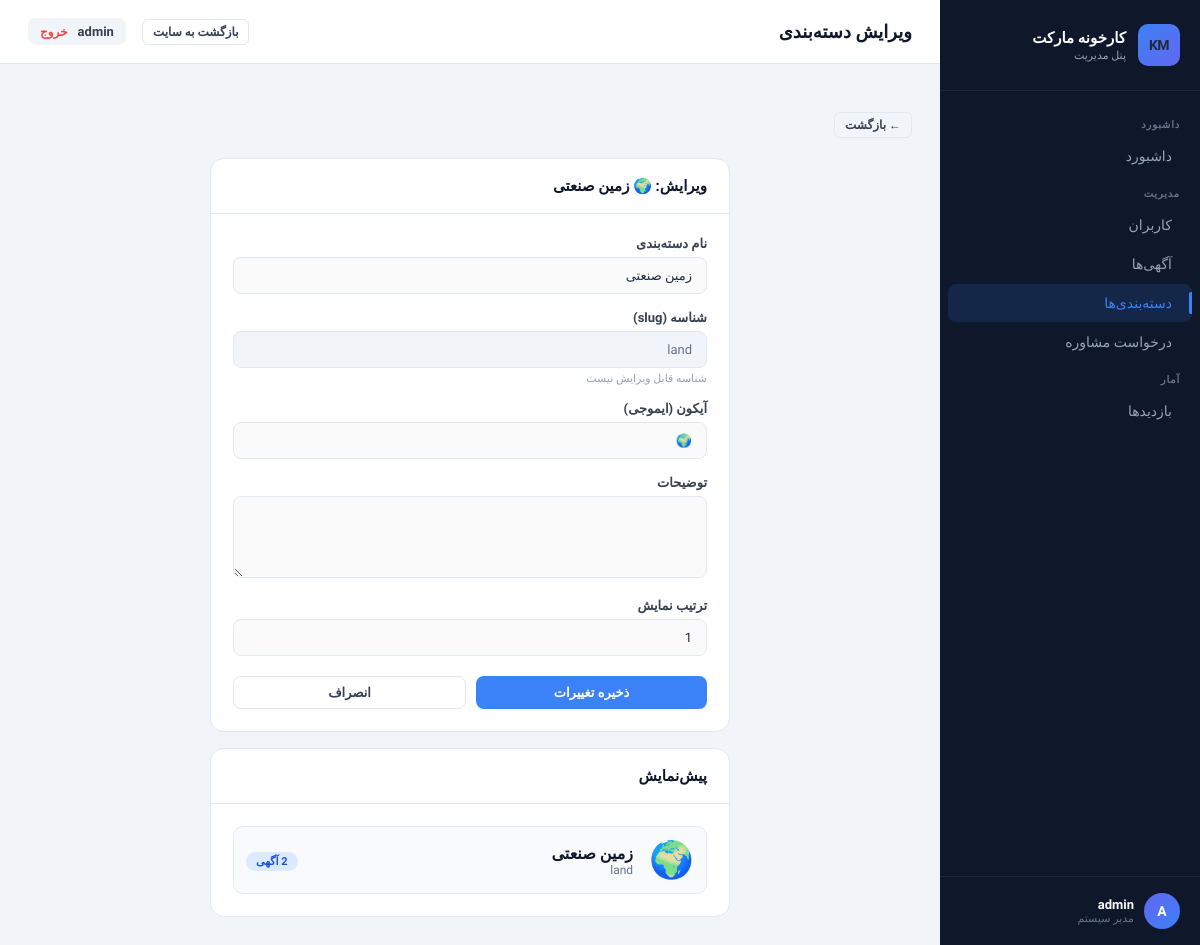
Screenshot of /myadmin/categories/1/edit/ (signed in) with the database file from the repository.
### core/models.py (models this page shows, shortened)
class Category(models.Model):
    name = models.CharField(max_length=100, verbose_name='نام دسته‌بندی')
    slug = models.SlugField(max_length=50, unique=True, verbose_name='شناسه')
    icon = models.CharField(max_length=10, default='📦', verbose_name='آیکون')
    description = models.TextField(blank=True, verbose_name='توضیحات')
    is_active = models.BooleanField(default=True, verbose_name='فعال')
    order = models.PositiveIntegerField(default=0, verbose_name='ترتیب نمایش')
    created_at = models.DateTimeField(auto_now_add=True)
    class Meta:
        verbose_name = 'دسته‌بندی'
        verbose_name_plural = 'دسته‌بندی‌ها'
        ordering = ['order', 'name']
    def listing_count(self):
        return Listing.objects.filter(category=self.slug, is_active=True).count()

### panel/views.py (the view, shortened to what this page needs)
# urls.py: path('categories/<int:pk>/edit/', views.category_edit, name='panel_category_edit'),
@staff_member_required(login_url='/auth/login/')
def category_edit(request, pk):
    cat = get_object_or_404(Category, pk=pk)
    return render(request, 'panel/category_edit.html', {'cat': cat})

### panel/templates/panel/category_edit.html (shortened to what this page needs)
{% extends 'panel/base.html' %}
{% block page_title %}ویرایش دسته‌بندی{% endblock %}
{% block active_categories %}active{% endblock %}
{% block content %}
<div style="margin-bottom:20px;">
 <a href="/myadmin/categories/" class="btn btn-outline btn-sm">← بازگشت</a>
</div>
<div style="max-width:520px; margin: 0 auto;">
 <div class="card">
 <div class="card-header">
 <h3>ویرایش: {{ cat.icon }} {{ cat.name }}</h3>
 </div>
 <div class="card-body">
 <form method="post">
 <div class="form-group">
 <label>نام دسته‌بندی</label>
 <input type="text" name="name" class="form-control" value="{{ cat.name }}" required>
 </div>
 <div class="form-group">
 <label>شناسه (slug)</label>
 <input type="text" class="form-control" value="{{ cat.slug }}" disabled style="background:#F1F5F9; color:#64748B;">
 <small style="color:#94A3B8; font-size:11px; margin-top:4px; display:block;">شناسه قابل ویرایش نیست</small>
 </div>
 <div class="form-group">
 <label>آیکون (ایموجی)</label>
 <input type="text" name="icon" class="form-control" value="{{ cat.icon }}">
 </div>
 <div class="form-group">
 <label>توضیحات</label>
 <textarea name="description" class="form-control" rows="4">{{ cat.description }}</textarea>
 </div>
 <div class="form-group">
 <label>ترتیب نمایش</label>
 <input type="number" name="order" class="form-control" value="{{ cat.order }}" min="0">
 </div>
 <div style="display:flex; gap:10px; margin-top:20px;">
 <button type="submit" class="btn btn-primary" style="flex:1; justify-content:center;"> ذخیره تغییرات</button>
 <a href="/myadmin/categories/" class="btn btn-outline" style="flex:1; justify-content:center;">انصراف</a>
 </div>
 </form>
 </div>
 </div>
 <div class="card" style="margin-top:16px;">
 <div class="card-header"><h3>پیش‌نمایش</h3></div>
 <div class="card-body">
 <div style="display:flex; align-items:center; gap:16px; padding:12px; background:#F8FAFC; border-radius:10px; border:1px solid #E2E8F0;">
 <span style="font-size:36px;">{{ cat.icon }}</span>
 <div>
 <div style="font-size:16px; font-weight:700; color:#0F172A;">{{ cat.name }}</div>
 <div style="font-size:12px; color:#64748B;">{{ cat.slug }}</div>
 </div>
 <div style="margin-right:auto;">
 <span class="badge badge-blue">{{ cat.listing_count }} آگهی</span>
 </div>
 </div>
 </div>
 </div>
</div>
{% endblock %}

### panel/templates/panel/base.html (shortened to what this page needs)
<!DOCTYPE html>
<html lang="fa" dir="rtl">
<head>
</head>
<body>
  <div class="sidebar" id="sidebar">
    <div class="sidebar-brand">
      <div class="brand-icon" style="font-size:14px;font-weight:800;letter-spacing:-0.5px;">KM</div>
      <div class="brand-text">
        <h2>کارخونه مارکت</h2>
        <p>پنل مدیریت</p>
      </div>
    </div>
    <nav class="sidebar-nav">
      <div class="nav-section-title">داشبورد</div>
      <a href="/myadmin/" class="nav-item {% block active_dashboard %}{% endblock %}">داشبورد</a>
      <div class="nav-section-title">مدیریت</div>
      <a href="/myadmin/users/" class="nav-item {% block active_users %}{% endblock %}">کاربران</a>
      <a href="/myadmin/listings/" class="nav-item {% block active_listings %}{% endblock %}">آگهی‌ها</a>
      <a href="/myadmin/categories/" class="nav-item {% block active_categories %}{% endblock %}">دسته‌بندی‌ها</a>
      <a href="/myadmin/consultations/" class="nav-item {% block active_consultations %}{% endblock %}">درخواست مشاوره</a>
      <div class="nav-section-title">آمار</div>
      <a href="/myadmin/visits/" class="nav-item {% block active_visits %}{% endblock %}">بازدیدها</a>
    </nav>
    <div class="sidebar-footer">
      <div class="admin-info">
        <div class="admin-avatar">{{ request.user.username|first|upper }}</div>
        <div>
          <div class="admin-name">{{ request.user.get_full_name|default:request.user.username }}</div>
          <div class="admin-role">مدیر سیستم</div>
        </div>
      </div>
    </div>
  </div>
  <div class="main-content">
    <div class="topbar">
      <div style="display:flex; align-items:center; gap:14px;">
        <div class="topbar-title">
          <h1>{% block page_title %}داشبورد{% endblock %}</h1>
        </div>
      </div>
      <div class="topbar-actions">
        <a href="/" class="btn btn-outline btn-sm">بازگشت به سایت</a>
        <div class="topbar-user">
          <span>{{ request.user.username }}</span>
          <a href="/auth/logout/" style="color:var(--danger); font-size:12px; font-weight:600; text-decoration:none;">خروج</a>
        </div>
      </div>
    </div>
    <div class="page-body">
      {% block content %}{% endblock %}
    </div>
  </div>
</body>
</html>

### rows the page displays
Category: icon "🌍", name "زمین صنعتی", slug "land", order "1", listing_count "2"

### other values shown
{{ request.user.username|first|upper }} "A"
{{ request.user.get_full_name|default:request.user.username }} "admin"
{{ request.user.username }} "admin"
